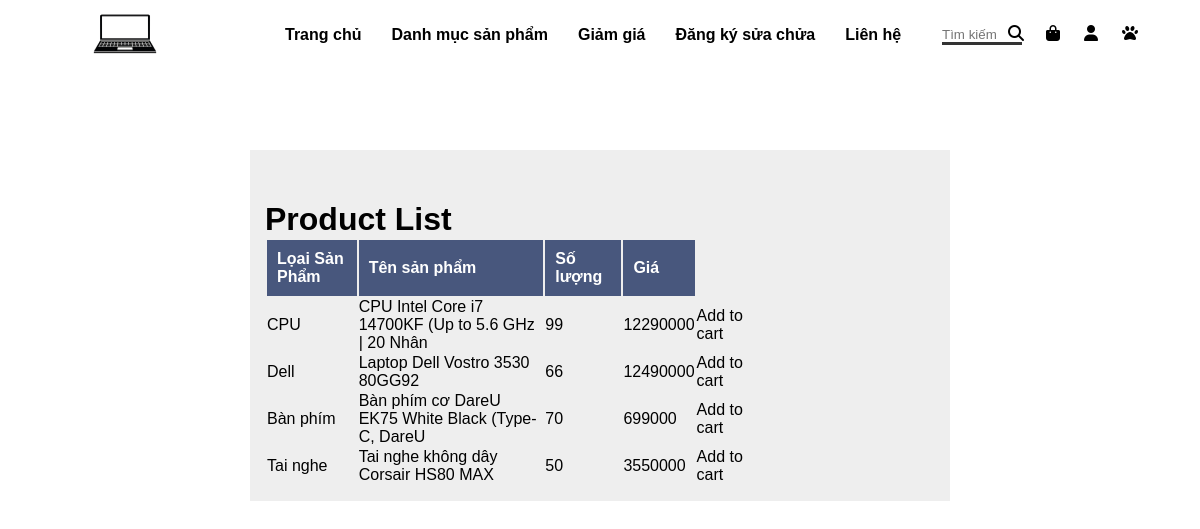
The page /product.php on the database its author committed.
### tables this page shows
CREATE TABLE `sanpham` (
  `MaSP` varchar(10) NOT NULL,
  `LoaiSP` varchar(20) NOT NULL,
  `MaLoaiSP` varchar(4) NOT NULL,
  `TenSP` varchar(50) NOT NULL,
  `SoLuong` int(4) NOT NULL,
  `Gia` int(10) NOT NULL,
  `GhiChu` varchar(500) NOT NULL
);

### product.php (the view, shortened to what this page needs)
<?php
$servername = "localhost";
$username = "root";
$password = "";
$dbname = "banhang";
$conn = new mysqli($servername, $username, $password, $dbname);
?>
<?php
$sql = "SELECT * FROM sanpham ";
$result = mysqli_query($conn, $sql);
?>
<!DOCTYPE HTML>
<html lang="en">
<head>
    <link rel="stylesheet" href="../CT502H-LVTN/style.css">
</head>
<body>
    <header>
        <div class="logo">
            <img src="./HinhPc/logo.jpg" width="150" height="74">
        </div>
        <div class="menu">
            <li><a href="./index.php">Trang chủ</a></li>
            <li><a href="#">Danh mục sản phẩm</a>
            </li>
            <li><a href="#">Giảm giá</a></li>
            <li><a href="#">Đăng ký sửa chửa</a></li>
            <li><a href="#">Liên hệ</a></li>
        </div>
        <div class="others">
            <li><input placeholder="Tìm kiếm" type="text"><i class="fa fa-search"></i></li>
            <li> <a class="fas fa-shopping-bag" href=""></a> </li>
            <li><a class="fas fa-user" href=""></a></li>
            <li> <a class="fas fa-paw" href=""></a> </li>
        </div>
    </header>
    <div class="container">
        <div class="main">
            <br>
            <br>
            <h1>Product List</h1>
            <table>
                <tr>
                    <th>Lọai Sản Phẩm</th>
                    <th>Tên sản phẩm</th>
                    <th>Số lượng</th>
                    <th>Giá</th>
                </tr>
                <?php
                while ($row = mysqli_fetch_assoc($result)) {
                ?>
                    <tr>
                        <td><?php echo $row['LoaiSP'] ?></td>
                        <td><?php echo $row['TenSP'] ?></td>
                        <td><?php echo $row['SoLuong'] ?></td>
                        <td><?php echo $row['Gia'] ?></td>
                        <td>
                            <div class="giohang">
                                <a href="./addtocart.php" class="btn btn-primary">Add to cart</a>
                            </div>
                        </td>
                    </tr>
                <?php
                }
                ?>
            </table>
        </div>
    </div>
</body>
</html>

### style.css (style rules this page uses)
* { margin: 0; padding: 0; box-sizing: border-box; font-family: Arial, Helvetica, sans-serif; }
header { display: flex; justify-content: space-between; padding: 12px 50px; height: 70px; align-items: center; position: fixed; top: 0; left: 0; width: 100%; z-index: 1; background: rgba(255, 255, 255, 0.3) ; }
li { list-style: none; }
a { text-decoration: none; color: #000; }
.logo { flex: 1; }
.menu { flex: 3; display: flex; }
.menu > li { padding: 0 15px; position: relative; }
.menu > li a { font-size: 16px; font-weight: bold!important; display: block; line-height: 30px; }
.others { flex: 1; display: flex; }
.others > li { padding: 0 12px; }
.others > li:first-child { position: relative; }
.others > li:first-child input { width: 100%; border: none; border-bottom: 3px solid #333; }
.others > li:first-child i { position: absolute; right: 10px; }

### product.php (style rules this page uses)
.container { width: 700px; margin: 150px auto; background-color: #eee; overflow: hidden; padding: 15px; }
.main { width: 490px; float: left; }
.main table { width: 480px; }
.main table th { padding: 10px; background-color: #48577D; color: #fff; text-align: left; }

### rows shown on the page
sanpham: LoaiSP "CPU", TenSP "CPU Intel Core i7 14700KF (Up to 5.6 GHz | 20 Nhân", SoLuong "99", Gia "12290000"
sanpham: LoaiSP "Dell", TenSP "Laptop Dell Vostro 3530 80GG92", SoLuong "66", Gia "12490000"
sanpham: LoaiSP "Bàn phím", TenSP "Bàn phím cơ DareU EK75 White Black (Type-C, DareU", SoLuong "70", Gia "699000"
sanpham: LoaiSP "Tai nghe", TenSP "Tai nghe không dây Corsair HS80 MAX", SoLuong "50", Gia "3550000"
